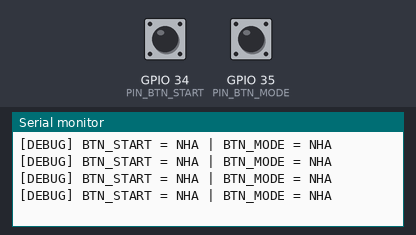
Recording of a program running on a simulated ESP32. On the bench: the last lines printed to the serial monitor. Inputs (shaded band) come from the test bench; at power-on: GPIO 34 (PIN_BTN_START) HIGH, GPIO 35 (PIN_BTN_MODE) HIGH.

Above: at 1.3 s.
1.4 s: GPIO 34 (PIN_BTN_START) pulled LOW for 0.15 s
At 1.75 s:
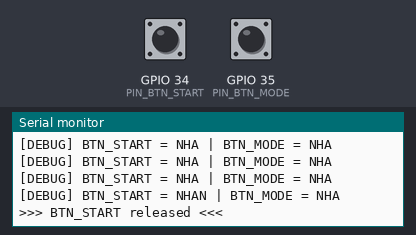
3.0 s: GPIO 35 (PIN_BTN_MODE) pulled LOW for 0.15 s
At 3.15 s:
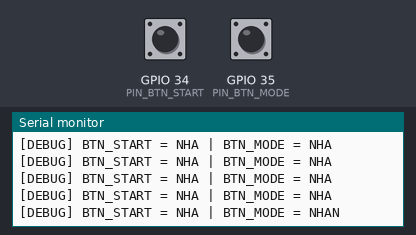
4.6 s: GPIO 34 (PIN_BTN_START) driven LOW and GPIO 35 (PIN_BTN_MODE) driven LOW
At 5.03 s:
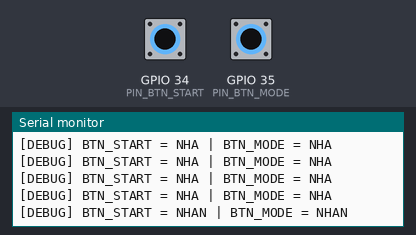

The program:

main.cpp
```cpp
#include <Arduino.h>

// ===================================================================
// TEST RIENG: CHI 2 NUT NHAN (BTN_START, BTN_MODE)
// In trang thai ra Serial khi nhan/tha. Khong lien quan buzzer.
// ===================================================================

// ===================== PIN MAP =====================
#define PIN_BTN_START 34   // pull-up ngoai tren board, nhan = LOW
#define PIN_BTN_MODE  35   // pull-up ngoai tren board, nhan = LOW

// ===================== BUTTON (copy tu file test) =====================
class Button {
public:
    void begin(int gpio, bool activeLow = true, bool usePullup = false) {
        pin = gpio;
        this->activeLow = activeLow;
        if (usePullup) pinMode(pin, INPUT_PULLUP);
        else            pinMode(pin, INPUT); // dung pull-up ngoai co san tren board
        lastReading = rawRead();
        debounced   = lastReading;
        lastChange  = millis();
    }

    // Goi thuong xuyen; tra ve trang thai da debounce (true = dang nhan)
    bool update() {
        bool r = rawRead();
        uint32_t now = millis();
        if (r != lastReading) {
            lastReading = r;
            lastChange = now;
        }
        if ((now - lastChange) > debounceMs) debounced = r;

        bool pressedNow = (activeLow ? !debounced : debounced);

        if (wasPressed && !pressedNow) {
            lastReleaseHoldMs = now - pressStart;
            wasPressed = false;
            releasedFlag = true; // one-shot, tieu thu boi releasedEvent()
        }
        if (!wasPressed && pressedNow) {
            wasPressed = true;
            pressStart = now;
        }
        return pressedNow;
    }

    // One-shot: true dung 1 lan khi VUA tha va da giu >= minHoldMs
    bool releasedEvent(uint16_t minHoldMs = 100) {
        update();
        if (releasedFlag && lastReleaseHoldMs >= minHoldMs) {
            releasedFlag = false;
            return true;
        }
        releasedFlag = false;
        return false;
    }

private:
    int pin = -1;
    bool activeLow = true;
    const uint16_t debounceMs = 25;
    bool lastReading = true;
    bool debounced = true;
    uint32_t lastChange = 0;

    bool wasPressed = false;
    uint32_t pressStart = 0;
    bool releasedFlag = false;
    uint32_t lastReleaseHoldMs = 0;

    bool rawRead() const { return digitalRead(pin); }
};

Button btnStart, btnMode;

// ===================== SETUP / LOOP =====================
void setup() {
    Serial.begin(9600);
    delay(100);
    Serial.println("\n[Test nut nhan] Bat dau...");

    btnStart.begin(PIN_BTN_START);
    btnMode.begin(PIN_BTN_MODE);

    Serial.println("Nhan tha BTN_START hoac BTN_MODE de xem ket qua tren Serial.");
}

void loop() {
    // In trang thai tho moi 300ms, de xac nhan wiring/pull-up dung
    static unsigned long lastDebug = 0;
    if (millis() - lastDebug > 300) {
        Serial.print("[DEBUG] BTN_START = ");
        Serial.print(digitalRead(PIN_BTN_START) == LOW ? "NHAN" : "NHA");
        Serial.print(" | BTN_MODE = ");
        Serial.println(digitalRead(PIN_BTN_MODE) == LOW ? "NHAN" : "NHA");
        lastDebug = millis();
    }

    if (btnStart.releasedEvent()) {
        Serial.println(">>> BTN_START released <<<");
    }

    if (btnMode.releasedEvent()) {
        Serial.println(">>> BTN_MODE released <<<");
    }
}
```

Measured:
- after the input at 1.4 s, the serial monitor: prints a new line after 0.11 s (image 1)
- after the input at 3.0 s, the serial monitor: prints a new line at once (image 2)
- after the input at 4.6 s, the serial monitor: prints a new line after 0.22 s (image 3)
